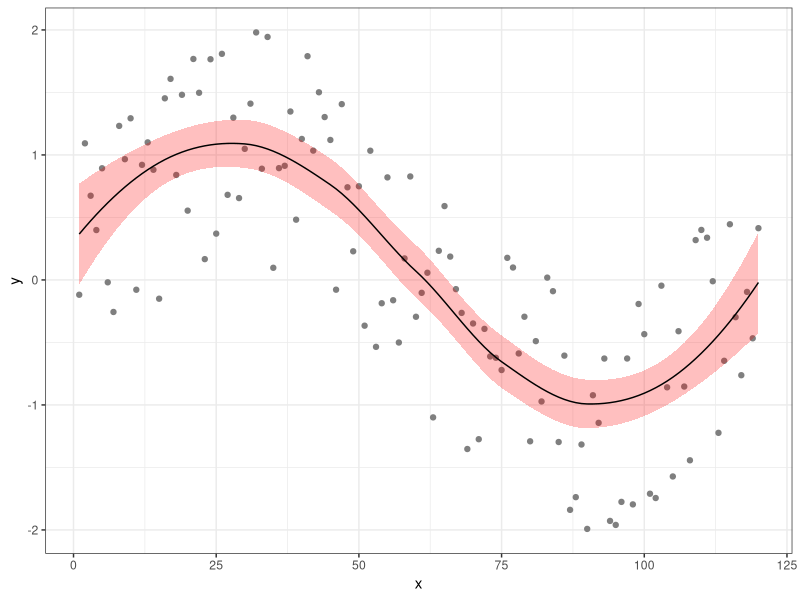
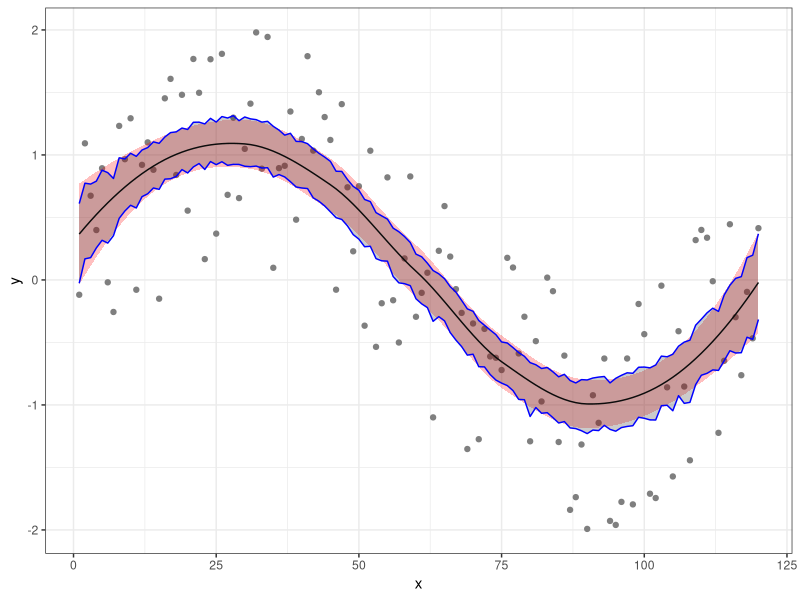

Write the R code that produced these figures, in order. (Note: this script raises an error after producing the figures.)
library(tidyverse)

# Data setup

set.seed(11112024)
d = data.frame(x = 1:120) |>
  mutate(y = sin(2*pi*x/120) + runif(length(x),-1,1))

l = loess(y ~ x, data=d)
p = predict(l, se=TRUE)

d = d |> mutate(
  pred_y = p$fit,
  pred_y_se = p$se.fit
)

# Initial visualization

g = ggplot(d, aes(x,y)) +
  geom_point(color="gray50") +
  geom_ribbon(
    aes(ymin = pred_y - 1.96 * pred_y_se, 
        ymax = pred_y + 1.96 * pred_y_se), 
    fill="red", alpha=0.25
  ) +
  geom_line(aes(y=pred_y)) +
  theme_bw()

g

# Bootstrap

n_rep = 500

bs = purrr::map_dfr(
  seq_len(n_rep),
  function(i) {
    d |>
      select(x, y) |>
      slice_sample(prop = 1, replace = TRUE) |>
      ( \(df) {
        mutate(
          df, iter = i,
          pred = loess(y ~ x, data = df) |> predict()
        )
      })()
  }
) |>
  group_by(x, y) |>
  summarize(
    bs_low = quantile(pred, probs = 0.025),
    bs_upp = quantile(pred, probs = 0.975),
    .groups = "drop"
  )

g +
  geom_ribbon(
    data = bs,
    aes(ymin = bs_low, ymax = bs_upp),
    color = "blue", alpha = 0.25
  )


# Multisession Bootstrap

future::plan(future::multisession)